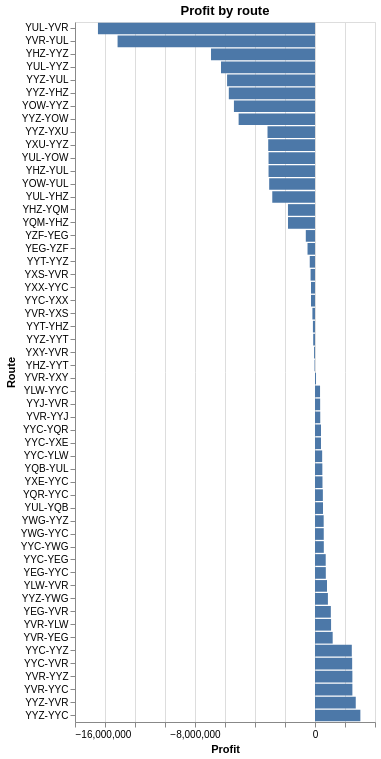

The notebook cell saved with this chart:
### Code cell
Bookings_per_route = bookings_routes.groupby("Route_ID").size().sort_values(ascending = True)

Flights_per_route = flight_costs.groupby("Route_ID").size().sort_values(ascending = True)

route_demand = pd.DataFrame({
    "Flights": Flights_per_route,
    "Tickets": Bookings_per_route,
})

route_demand["Tickets_Per_Flight"] = (route_demand["Tickets"] / route_demand["Flights"]).round(1)
route_demand.sort_values("Tickets_Per_Flight")

route_demand["Revenue"] = bookings_routes.groupby("Route_ID")["Total"].sum()
route_demand["Cost"] = flight_costs.groupby("Route_ID")["Total"].sum()
route_demand["Profit"] = route_demand["Revenue"] - route_demand["Cost"]

route_demand.sort_values("Profit", ascending=True).head(20)

alt.Chart(route_demand.reset_index()).mark_bar().encode(
    x=alt.X("Profit:Q", title="Profit"),
    y=alt.Y("Route_ID:N", sort="x", title="Route")
).properties(height=700, title="Profit by route")

### Figure 1 — Vega-Lite specification as saved in the notebook (floating-point values rounded to 4 significant figures)
{"config": {"view": {"continuousWidth": 300, "continuousHeight": 300}}, "data": {"name": "data-914704a7dc239b4f9545099101fa17fb"}, "mark": {"type": "bar"}, "encoding": {"x": {"field": "Profit", "title": "Profit", "type": "quantitative"}, "y": {"field": "Route_ID", "sort": "x", "title": "Route", "type": "nominal"}}, "height": 700, "title": "Profit by route", "$schema": "https://vega.github.io/schema/vega-lite/v5.20.1.json", "datasets": {"data-914704a7dc239b4f9545099101fa17fb": [{"Route_ID": "YEG-YVR", "Flights": 427, "Tickets": 10280, "Tickets_Per_Flight": 24.1, "Revenue": 8794000.0, "Cost": 7738000.0, "Profit": 1056000.0}, {"Route_ID": "YEG-YYC", "Flights": 767, "Tickets": 8671, "Tickets_Per_Flight": 11.3, "Revenue": 5028000.0, "Cost": 4307000.0, "Profit": 720700.0}, {"Route_ID": "YEG-YZF", "Flights": 176, "Tickets": 3277, "Tickets_Per_Flight": 18.6, "Revenue": 3092000.0, "Cost": 3590000.0, "Profit": -498600.0}, {"Route_ID": "YHZ-YQM", "Flights": 476, "Tickets": 1388, "Tickets_Per_Flight": 2.9, "Revenue": 774200.0, "Cost": 2577000.0, "Profit": -1803000.0}, {"Route_ID": "YHZ-YUL", "Flights": 390, "Tickets": 5085, "Tickets_Per_Flight": 13.0, "Revenue": 4043000.0, "Cost": 7140000.0, "Profit": -3097000.0}, {"Route_ID": "YHZ-YYT", "Flights": 144, "Tickets": 3390, "Tickets_Per_Flight": 23.5, "Revenue": 2486000.0, "Cost": 2518000.0, "Profit": -32270.0}, {"Route_ID": "YHZ-YYZ", "Flights": 637, "Tickets": 9220, "Tickets_Per_Flight": 14.5, "Revenue": 9399000.0, "Cost": 16330000.0, "Profit": -6932000.0}, {"Route_ID": "YLW-YVR", "Flights": 785, "Tickets": 8808, "Tickets_Per_Flight": 11.2, "Revenue": 5392000.0, "Cost": 4591000.0, "Profit": 800700.0}, {"Route_ID": "YLW-YYC", "Flights": 326, "Tickets": 3730, "Tickets_Per_Flight": 11.4, "Revenue": 2472000.0, "Cost": 2135000.0, "Profit": 336500.0}, {"Route_ID": "YOW-YUL", "Flights": 828, "Tickets": 2403, "Tickets_Per_Flight": 2.9, "Revenue": 1332000.0, "Cost": 4386000.0, "Profit": -3054000.0}, {"Route_ID": "YOW-YYZ", "Flights": 1826, "Tickets": 11389, "Tickets_Per_Flight": 6.2, "Revenue": 6858000.0, "Cost": 12260000.0, "Profit": -5405000.0}, {"Route_ID": "YQB-YUL", "Flights": 409, "Tickets": 4677, "Tickets_Per_Flight": 11.4, "Revenue": 2782000.0, "Cost": 2293000.0, "Profit": 489700.0}, {"Route_ID": "YQM-YHZ", "Flights": 480, "Tickets": 1383, "Tickets_Per_Flight": 2.9, "Revenue": 764000.0, "Cost": 2564000.0, "Profit": -1800000.0}, {"Route_ID": "YQR-YYC", "Flights": 306, "Tickets": 4730, "Tickets_Per_Flight": 15.5, "Revenue": 3708000.0, "Cost": 3184000.0, "Profit": 524600.0}, {"Route_ID": "YUL-YHZ", "Flights": 391, "Tickets": 4620, "Tickets_Per_Flight": 11.8, "Revenue": 3658000.0, "Cost": 6506000.0, "Profit": -2848000.0}, {"Route_ID": "YUL-YOW", "Flights": 826, "Tickets": 2408, "Tickets_Per_Flight": 2.9, "Revenue": 1323000.0, "Cost": 4421000.0, "Profit": -3097000.0}, {"Route_ID": "YUL-YQB", "Flights": 466, "Tickets": 5262, "Tickets_Per_Flight": 11.3, "Revenue": 3115000.0, "Cost": 2580000.0, "Profit": 534600.0}, {"Route_ID": "YUL-YVR", "Flights": 527, "Tickets": 8863, "Tickets_Per_Flight": 16.8, "Revenue": 18500000.0, "Cost": 32970000.0, "Profit": -14470000.0}, {"Route_ID": "YUL-YYZ", "Flights": 1104, "Tickets": 13351, "Tickets_Per_Flight": 12.1, "Revenue": 8779000.0, "Cost": 15050000.0, "Profit": -6266000.0}, {"Route_ID": "YVR-YEG", "Flights": 415, "Tickets": 9481, "Tickets_Per_Flight": 22.8, "Revenue": 8106000.0, "Cost": 6928000.0, "Profit": 1179000.0}, {"Route_ID": "YVR-YLW", "Flights": 811, "Tickets": 9294, "Tickets_Per_Flight": 11.5, "Revenue": 5698000.0, "Cost": 4626000.0, "Profit": 1072000.0}, {"Route_ID": "YVR-YUL", "Flights": 540, "Tickets": 8038, "Tickets_Per_Flight": 14.9, "Revenue": 16870000.0, "Cost": 30030000.0, "Profit": -13160000.0}, {"Route_ID": "YVR-YXS", "Flights": 303, "Tickets": 3149, "Tickets_Per_Flight": 10.4, "Revenue": 2317000.0, "Cost": 2491000.0, "Profit": -173500.0}, {"Route_ID": "YVR-YXY", "Flights": 143, "Tickets": 3365, "Tickets_Per_Flight": 23.5, "Revenue": 4008000.0, "Cost": 3940000.0, "Profit": 67240.0}, {"Route_ID": "YVR-YYC", "Flights": 670, "Tickets": 16022, "Tickets_Per_Flight": 23.9, "Revenue": 12510000.0, "Cost": 10020000.0, "Profit": 2492000.0}, {"Route_ID": "YVR-YYJ", "Flights": 999, "Tickets": 10366, "Tickets_Per_Flight": 10.4, "Revenue": 5272000.0, "Cost": 4921000.0, "Profit": 350700.0}, {"Route_ID": "YVR-YYZ", "Flights": 613, "Tickets": 15904, "Tickets_Per_Flight": 25.9, "Revenue": 33460000.0, "Cost": 30970000.0, "Profit": 2492000.0}, {"Route_ID": "YWG-YYC", "Flights": 238, "Tickets": 6066, "Tickets_Per_Flight": 25.5, "Revenue": 6277000.0, "Cost": 5694000.0, "Profit": 583300.0}, {"Route_ID": "YWG-YYZ", "Flights": 251, "Tickets": 5876, "Tickets_Per_Flight": 23.4, "Revenue": 7061000.0, "Cost": 6483000.0, "Profit": 578500.0}, {"Route_ID": "YXE-YYC", "Flights": 331, "Tickets": 4788, "Tickets_Per_Flight": 14.5, "Revenue": 3355000.0, "Cost": 2856000.0, "Profit": 498700.0}, {"Route_ID": "YXS-YVR", "Flights": 316, "Tickets": 3164, "Tickets_Per_Flight": 10.0, "Revenue": 2320000.0, "Cost": 2615000.0, "Profit": -294400.0}, {"Route_ID": "YXU-YYZ", "Flights": 846, "Tickets": 2579, "Tickets_Per_Flight": 3.0, "Revenue": 1364000.0, "Cost": 4483000.0, "Profit": -3119000.0}, {"Route_ID": "YXX-YYC", "Flights": 305, "Tickets": 3294, "Tickets_Per_Flight": 10.8, "Revenue": 2496000.0, "Cost": 2762000.0, "Profit": -266700.0}, {"Route_ID": "YXY-YVR", "Flights": 159, "Tickets": 3486, "Tickets_Per_Flight": 21.9, "Revenue": 4145000.0, "Cost": 4207000.0, "Profit": -62240.0}, {"Route_ID": "YYC-YEG", "Flights": 780, "Tickets": 8756, "Tickets_Per_Flight": 11.2, "Revenue": 5080000.0, "Cost": 4366000.0, "Profit": 713900.0}, {"Route_ID": "YYC-YLW", "Flights": 328, "Tickets": 4284, "Tickets_Per_Flight": 13.1, "Revenue": 2827000.0, "Cost": 2350000.0, "Profit": 477600.0}, {"Route_ID": "YYC-YQR", "Flights": 308, "Tickets": 4196, "Tickets_Per_Flight": 13.6, "Revenue": 3270000.0, "Cost": 2871000.0, "Profit": 399700.0}, {"Route_ID": "YYC-YVR", "Flights": 695, "Tickets": 17678, "Tickets_Per_Flight": 25.4, "Revenue": 13800000.0, "Cost": 11320000.0, "Profit": 2477000.0}, {"Route_ID": "YYC-YWG", "Flights": 232, "Tickets": 5403, "Tickets_Per_Flight": 23.3, "Revenue": 5616000.0, "Cost": 5029000.0, "Profit": 587400.0}, {"Route_ID": "YYC-YXE", "Flights": 332, "Tickets": 4245, "Tickets_Per_Flight": 12.8, "Revenue": 2981000.0, "Cost": 2580000.0, "Profit": 400700.0}, {"Route_ID": "YYC-YXX", "Flights": 281, "Tickets": 3346, "Tickets_Per_Flight": 11.9, "Revenue": 2546000.0, "Cost": 2812000.0, "Profit": -265400.0}, {"Route_ID": "YYC-YYZ", "Flights": 345, "Tickets": 9635, "Tickets_Per_Flight": 27.9, "Revenue": 16940000.0, "Cost": 14480000.0, "Profit": 2454000.0}, {"Route_ID": "YYJ-YVR", "Flights": 962, "Tickets": 9943, "Tickets_Per_Flight": 10.3, "Revenue": 5068000.0, "Cost": 4725000.0, "Profit": 343500.0}, {"Route_ID": "YYT-YHZ", "Flights": 169, "Tickets": 4260, "Tickets_Per_Flight": 25.2, "Revenue": 3137000.0, "Cost": 3276000.0, "Profit": -139100.0}, {"Route_ID": "YYT-YYZ", "Flights": 171, "Tickets": 4958, "Tickets_Per_Flight": 29.0, "Revenue": 6241000.0, "Cost": 6592000.0, "Profit": -350400.0}, {"Route_ID": "YYZ-YHZ", "Flights": 589, "Tickets": 7661, "Tickets_Per_Flight": 13.0, "Revenue": 7821000.0, "Cost": 13570000.0, "Profit": -5745000.0}, {"Route_ID": "YYZ-YOW", "Flights": 1869, "Tickets": 10839, "Tickets_Per_Flight": 5.8, "Revenue": 6557000.0, "Cost": 11650000.0, "Profit": -5092000.0}, {"Route_ID": "YYZ-YUL", "Flights": 1115, "Tickets": 12510, "Tickets_Per_Flight": 11.2, "Revenue": 8272000.0, "Cost": 14130000.0, "Profit": -5862000.0}, {"Route_ID": "YYZ-YVR", "Flights": 596, "Tickets": 17390, "Tickets_Per_Flight": 29.2, "Revenue": 36600000.0, "Cost": 33890000.0, "Profit": 2717000.0}, {"Route_ID": "YYZ-YWG", "Flights": 249, "Tickets": 6626, "Tickets_Per_Flight": 26.6, "Revenue": 7963000.0, "Cost": 7103000.0, "Profit": 860100.0}, {"Route_ID": "YYZ-YXU", "Flights": 848, "Tickets": 2612, "Tickets_Per_Flight": 3.1, "Revenue": 1387000.0, "Cost": 4553000.0, "Profit": -3166000.0}, {"Route_ID": "YYZ-YYC", "Flights": 351, "Tickets": 10991, "Tickets_Per_Flight": 31.3, "Revenue": 19370000.0, "Cost": 16340000.0, "Profit": 3025000.0}, {"Route_ID": "YYZ-YYT", "Flights": 178, "Tickets": 4733, "Tickets_Per_Flight": 26.6, "Revenue": 5944000.0, "Cost": 6063000.0, "Profit": -119100.0}, {"Route_ID": "YZF-YEG", "Flights": 172, "Tickets": 3103, "Tickets_Per_Flight": 18.0, "Revenue": 2897000.0, "Cost": 3510000.0, "Profit": -613400.0}]}}
